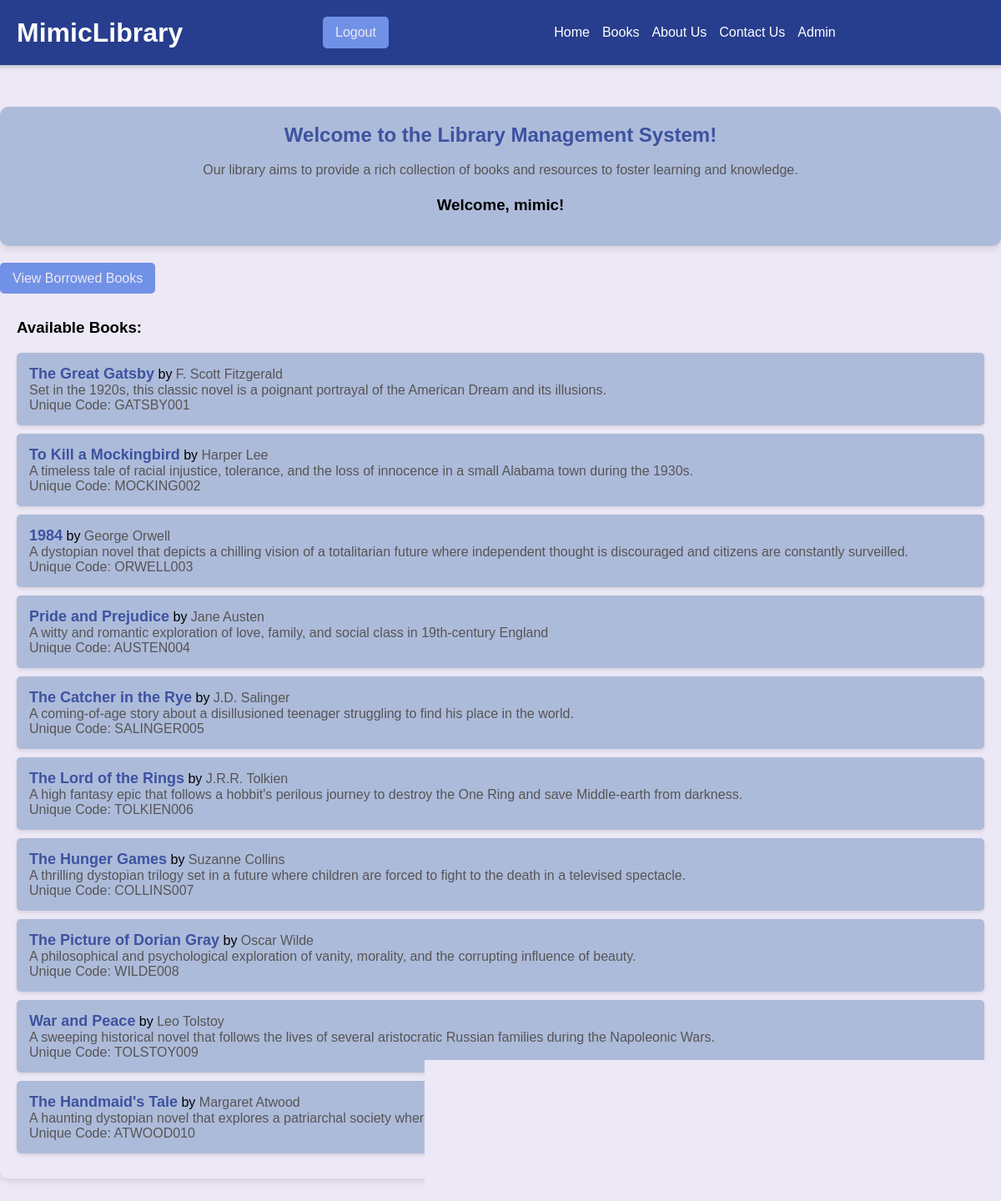
The app's page / (signed in) with its own data.
### library/models.py (models this page shows, shortened)
class Book(models.Model):
    title = models.CharField(max_length=200)
    author = models.CharField(max_length=200)
    unique_code = models.CharField(max_length=50, unique=True)  # Unique code
    description = models.TextField(null=True, blank=True)  # Allow null values and blank
    is_available = models.BooleanField(default=True)

### library/views.py (the view)
# urls.py: path('', views.home, name='home'),
def home(request):
    books = Book.objects.filter(is_available=True)
    return render(request, 'library/home.html', {'books': books})

### library/templates/library/home.html (shortened to what this page needs)
<!DOCTYPE html>
<html lang="en">
<head>
</head>
<body>
    <header>
        <h1>MimicLibrary</h1>
        <div class="login-signup">
            {% if user.is_authenticated %}
                <a href="{% url 'logout' %}" class="btn">Logout</a>
            {% else %}
                <a href="{% url 'login' %}" class="btn">Login</a>
                <a href="{% url 'signup' %}" class="btn">Sign Up</a>
            {% endif %}
        </div>
        <nav class="nav-links">
            <a href="{% url 'home' %}">Home</a>
            <a href="{% url 'book_list' %}">Books</a>
            <a href="#">About Us</a>
            <a href="mailto:mimic.allspam@gmail.com">Contact Us</a>
            <a href="{% url 'admin:index' %}">Admin</a>
        </nav>
    </header>
    <div class="container">
        <div class="welcome-message">
            <h2>Welcome to the Library Management System!</h2>
            <p class="welcome-description">
                Our library aims to provide a rich collection of books and resources to foster learning and knowledge.
            </p>
            {% if user.is_authenticated %}
                <h3>Welcome, {{ user.username }}!</h3>
            {% endif %}
        </div>
        <a href="{% url 'borrowed_books' %}" class="btn">View Borrowed Books</a>
        <div class="available-books">
            <h3>Available Books:</h3>
            <ul>
                {% for book in books %}
                    <li>
                        <span>
                            <span class="book-title">{{ book.title }}</span> by <span class="author">{{ book.author }}</span><br>
                            <span class="description">{{ book.description }}</span><br>
                            <span class="description">Unique Code: {{ book.unique_code }}</span>
                        </span>
                    </li>
                {% endfor %}
            </ul>
        </div>
    </div>
</body>
</html>

### library/templates/library/home.html (style rules this page uses)
body { font-family: 'Arial', sans-serif; background-color: #ede8f5; margin: 0; padding: 0; display: flex; flex-direction: column; align-items: center; }
header { width: 100%; padding: 20px; background-color: #273d8d; color: white; display: flex; justify-content: space-between; align-items: center; box-shadow: 0 2px 5px rgba(0, 0, 0, 0.2); }
header h1 { margin: 0; flex: 1; text-align: left; padding-left: 20px; }
.nav-links { display: flex; justify-content: center; gap: 15px; flex: 2; }
.nav-links a { color: white; text-decoration: none; }
.login-signup { display: flex; gap: 15px; }
.btn { padding: 10px 15px; background-color: #7091E6; color: #ede8f5; border: none; border-radius: 5px; text-decoration: none; transition: background-color 0.3s ease; }
.container { width: 100%; max-width: 1200px; padding: 20px; margin-top: 30px; }
.welcome-message { background-color: #adbbda; padding: 20px; border-radius: 10px; box-shadow: 0 4px 8px rgba(0, 0, 0, 0.1); margin-bottom: 30px; text-align: center; }
.welcome-message h2 { margin: 0; color: #3d52a0; }
.welcome-description { color: #555; font-size: 16px; line-height: 1.5; }
.available-books { background-color: #ede8f5; padding: 20px; border-radius: 10px; box-shadow: 0 4px 8px rgba(0, 0, 0, 0.1); margin-bottom: 30px; }
ul { list-style-type: none; padding: 0; margin: 0; }
li { padding: 15px; margin-bottom: 10px; background-color: #adbbda; border-radius: 5px; box-shadow: 0 2px 4px rgba(0, 0, 0, 0.1); display: flex; justify-content: space-between; align-items: center; transition: background-color 0.3s ease; }
.book-title { font-size: 18px; font-weight: bold; color: #3d52a0; }
.author, .description { font-size: 16px; color: #555; }

### records on screen
Book: title "The Great Gatsby", author "F. Scott Fitzgerald", description "Set in the 1920s, this classic novel is a poignant portrayal of the American Dream and its illusions.", unique_code "GATSBY001"
Book: title "To Kill a Mockingbird", author "Harper Lee", description "A timeless tale of racial injustice, tolerance, and the loss of innocence in a small Alabama town during the 1930s.", unique_code "MOCKING002"
Book: title "1984", author "George Orwell", description "A dystopian novel that depicts a chilling vision of a totalitarian future where independent thought is discouraged and citizens are constantly surveilled.", unique_code "ORWELL003"
Book: title "Pride and Prejudice", author "Jane Austen", description "A witty and romantic exploration of love, family, and social class in 19th-century England", unique_code "AUSTEN004"
Book: title "The Catcher in the Rye", author "J.D. Salinger", description "A coming-of-age story about a disillusioned teenager struggling to find his place in the world.", unique_code "SALINGER005"
Book: title "The Lord of the Rings", author "J.R.R. Tolkien", description "A high fantasy epic that follows a hobbit's perilous journey to destroy the One Ring and save Middle-earth from darkness.", unique_code "TOLKIEN006"
Book: title "The Hunger Games", author "Suzanne Collins", description "A thrilling dystopian trilogy set in a future where children are forced to fight to the death in a televised spectacle.", unique_code "COLLINS007"
Book: title "The Picture of Dorian Gray", author "Oscar Wilde", description "A philosophical and psychological exploration of vanity, morality, and the corrupting influence of beauty.", unique_code "WILDE008"
Book: title "War and Peace", author "Leo Tolstoy", description "A sweeping historical novel that follows the lives of several aristocratic Russian families during the Napoleonic Wars.", unique_code "TOLSTOY009"
Book: title "The Handmaid's Tale", author "Margaret Atwood", description "A haunting dystopian novel that explores a patriarchal society where women's bodies are controlled by a totalitarian regime.", unique_code "ATWOOD010"

### other values on screen
{{ user.username }} "mimic"
